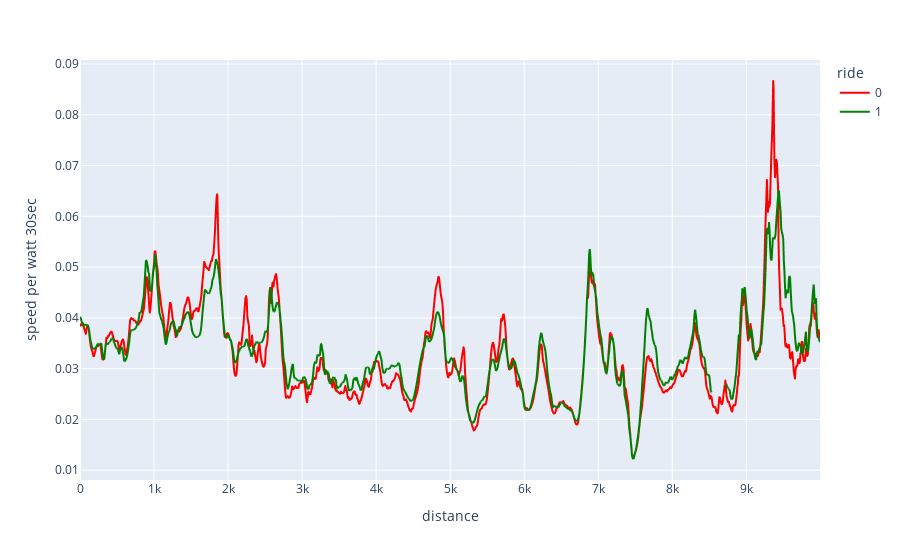

Notebook source saved alongside this figure:
### Code cell
from plotly import graph_objects as go

all_tracks.to_csv("../tests/test_data/out_1.csv")
fig = px.line(all_tracks, x="distance", y="speed per watt 30sec", color="ride", color_discrete_sequence=['red', 'green'], hover_data=["speed", "power", "seconds"])
# fig.add_trace(go.Scatter(plot_data[plot_data.ride==0], x="distance", y="altitude"))
fig.show()

### Figure 1 — Plotly figure (JSON) as saved in the notebook; plotly's stock layout.template omitted (floating-point values rounded to 4 significant figures; data arrays with more than 128 entries replaced by an {"elided": "..."} marker saying what was removed)
{"data": [{"customdata": {"elided": "1369x3 float values"}, "hovertemplate": "ride=0<br>distance=%{x}<br>speed per watt 30sec=%{y}<br>speed=%{customdata[0]}<br>power=%{customdata[1]}<br>seconds=%{customdata[2]}<extra></extra>", "legendgroup": "0", "line": {"color": "red", "dash": "solid"}, "marker": {"symbol": "circle"}, "mode": "lines", "name": "0", "showlegend": true, "x": {"elided": "1369 float values"}, "xaxis": "x", "y": {"elided": "1369 float values"}, "yaxis": "y", "type": "scattergl"}, {"customdata": {"elided": "1323x3 float values"}, "hovertemplate": "ride=1<br>distance=%{x}<br>speed per watt 30sec=%{y}<br>speed=%{customdata[0]}<br>power=%{customdata[1]}<br>seconds=%{customdata[2]}<extra></extra>", "legendgroup": "1", "line": {"color": "green", "dash": "solid"}, "marker": {"symbol": "circle"}, "mode": "lines", "name": "1", "showlegend": true, "x": {"elided": "1323 float values"}, "xaxis": "x", "y": {"elided": "1323 float values"}, "yaxis": "y", "type": "scattergl"}], "layout": {"xaxis": {"anchor": "y", "domain": [0.0, 1.0], "title": {"text": "distance"}}, "yaxis": {"anchor": "x", "domain": [0.0, 1.0], "title": {"text": "speed per watt 30sec"}}, "legend": {"title": {"text": "ride"}, "tracegroupgap": 0}, "margin": {"t": 60}}}
